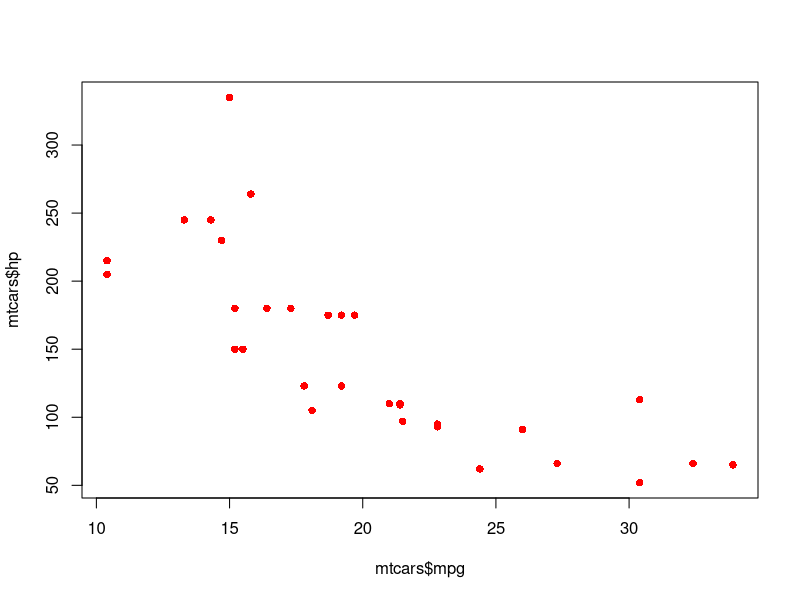
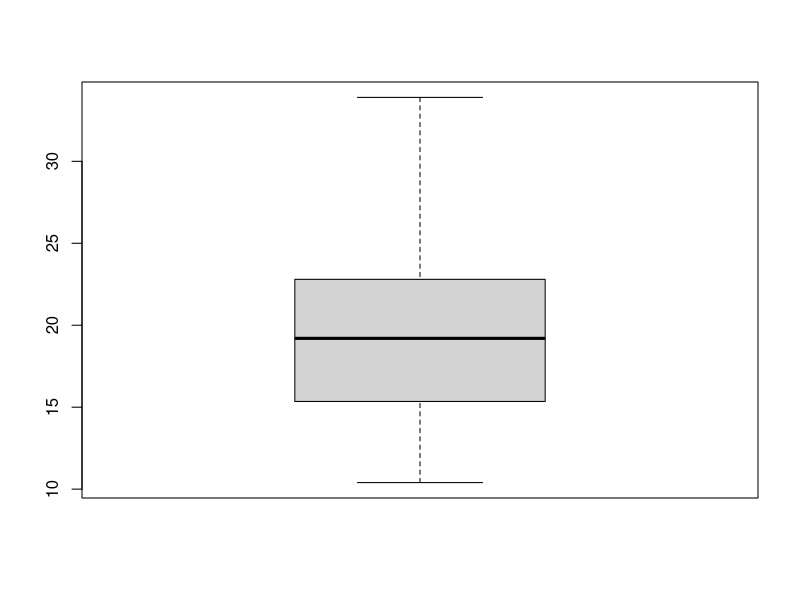
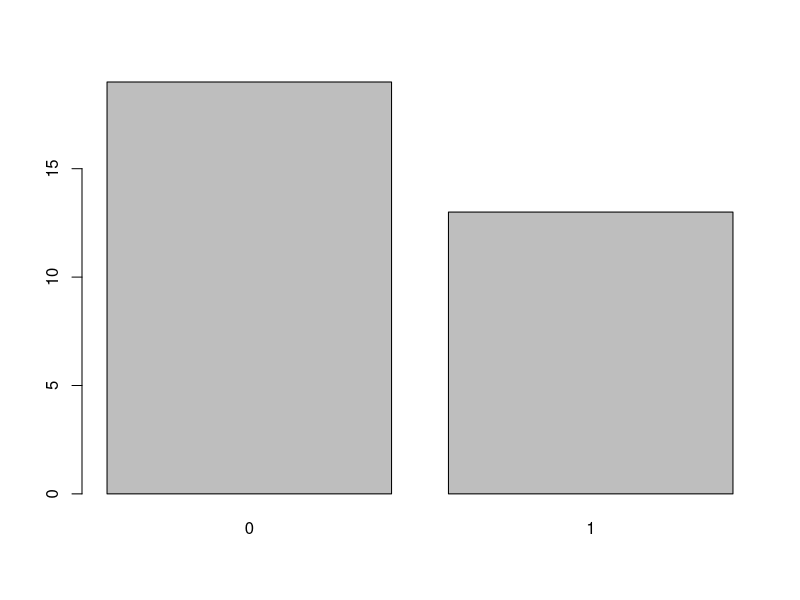
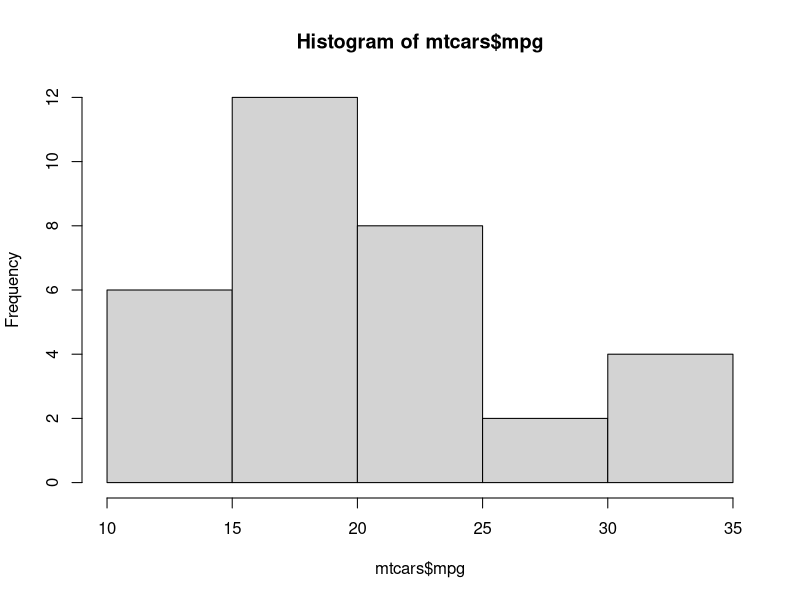
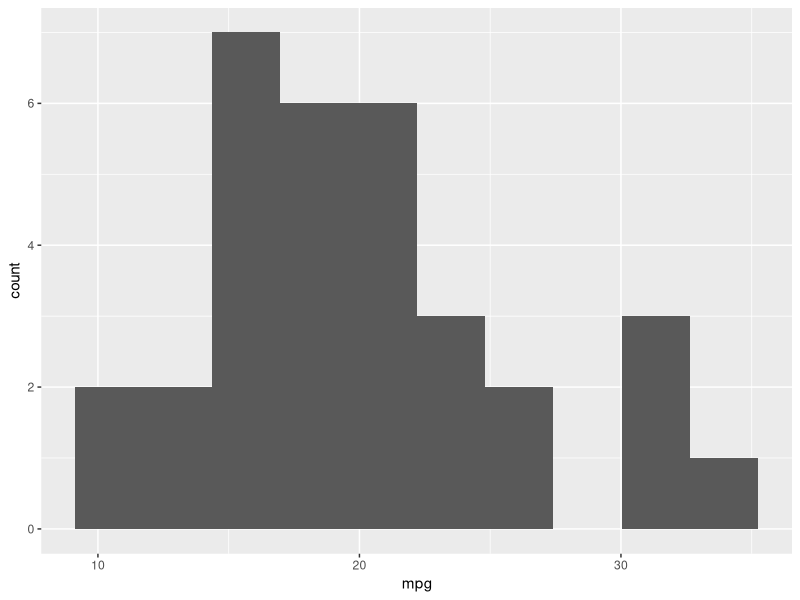
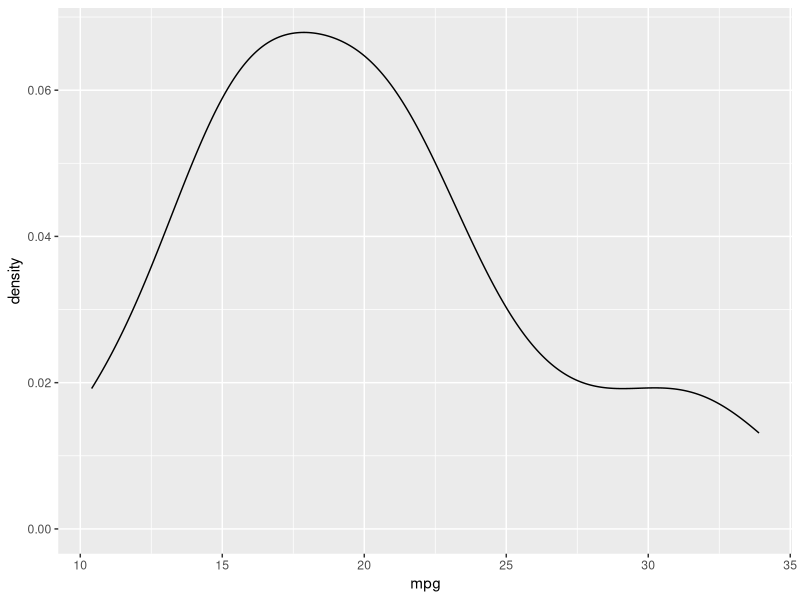
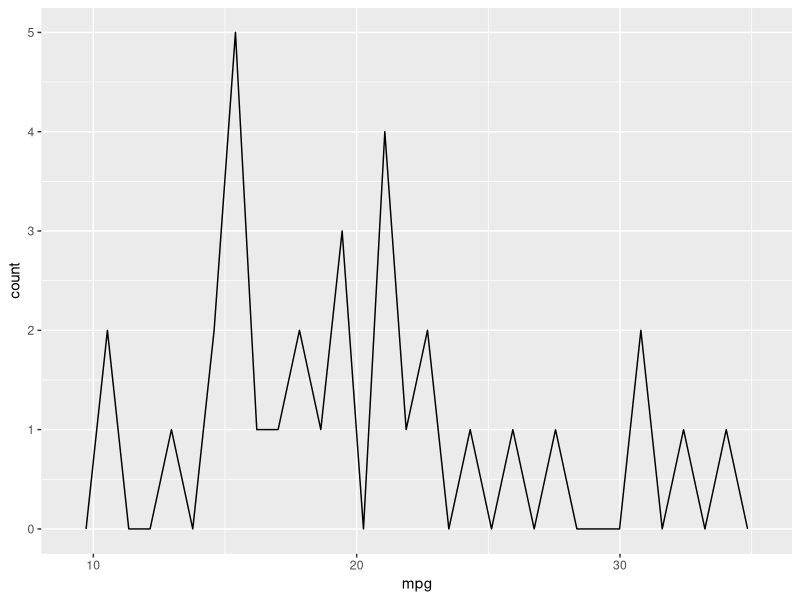
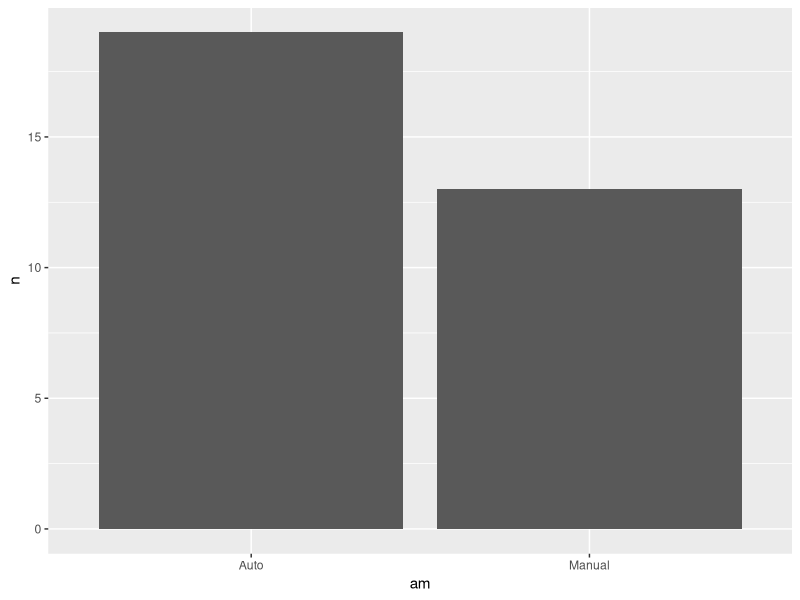

The R script that drew these images, in order: (Note: this script raises an error after producing the figures.)
library(tidyverse)
## Data Visualization
## base R visualization
plot(mtcars$mpg, mtcars$hp, pch=16, col='red')

boxplot(mtcars$mpg)

t1 <- table(mtcars$am)
barplot(t1)

hist(mtcars$mpg)

## ggplot => grammar of graphic
## One variable, numeric
ggplot(data = mtcars, mapping = aes(x=mpg)) +
  geom_histogram(bins=10)

ggplot(data = mtcars, mapping = aes(x=mpg)) +
  geom_density()

ggplot(data = mtcars, mapping = aes(x=mpg)) +
  geom_freqpoly()

p1 <- ggplot(mtcars, aes(mpg)) +
  geom_histogram(bins=5)

p2 <- ggplot(mtcars, aes(hp)) +
  geom_histogram(bins=10)

mtcars %>%
  filter(hp <= 200) %>%
  count()

mtcars %>%
  count(am)

## summary table before make bar chart
t2 <- mtcars %>%
  mutate(am = ifelse(am==0, "Auto", "Manual")) %>%
  count(am)
# approach 01 - summary table + geom_col()
ggplot(t2, aes(am, n)) +
  geom_col()
# approach 02 - geom_bar()
ggplot(mtcars, aes(am)) +
  geom_bar()

# Together
mtcars %>%
  mutate(am = ifelse(am==0, "Auto", "Manual")) %>%
  count(am) %>%
  ggplot(aes(am, n)) +
  geom_col()

## Two variables, numeric
## scatter plot
ggplot(mtcars, aes(hp, mpg)) +
  geom_point(col='red', size=5) #setting

## ordinal factor
temp <- c("high", "med", "low", "high")
temp <- factor(temp, levels = c("low", "med", "high"), ordered = TRUE)

## categorical factor
gender <- c("m", "f", "m")
gender <- factor(gender)

## data frame => diamonds
glimpse(diamonds)

diamonds %>%
  count(cut, color, clarity)

## Sample
set.seed(99)
diamonds %>%
  sample_n(5)

diamonds %>%
  sample_frac(0.1) # 10% Data

diamonds %>%
  slice(1:5)

diamonds %>%
  slice(50300,)

## relationship (pattern)
p3 <- ggplot(diamonds %>% sample_n(1000) , aes(carat, price)) +
  geom_point() +
  geom_smooth(method = "loess") +
  geom_rug()

## setting vs. mapping
colors()
# setting
ggplot(diamonds, aes(price)) +
  geom_histogram(bins=100, fill="salmon", col="#2585f9")

ggplot(diamonds %>% sample_n(500), 
       aes(carat, price)) +
  geom_point(size=5, alpha=0.2, col="red")

# mapping
ggplot(diamonds %>% sample_n(500), 
       mapping = aes(carat, price, col =cut)) +
  geom_point(size=5, alpha=0.5) + 
  theme_minimal() +
  labs(
    title = "Relationship carat and price",
    x = "Carat",
    y = "Price USD",
    subtitle = "We found a positive relationship",
    caption = "Datasource: Diamonds ggplot2"
  ) +
  scale_color_manual(values = c(
    "red", "green", "blue", "gold", "salmon"
  ))

ggplot(diamonds %>% sample_n(500), 
       mapping = aes(carat, price, col =cut)) +
  geom_point(size=5, alpha=0.5) + 
  theme_minimal() +
  labs(
    title = "Relationship carat and price",
    x = "Carat",
    y = "Price USD",
    subtitle = "We found a positive relationship",
    caption = "Datasource: Diamonds ggplot2"
  ) +
  scale_color_brewer(type="qual", palette = 2)

## map color scale
ggplot(mtcars, mapping = aes(hp, mpg, col=wt)) +
  geom_point(size=5, alpha=0.7) +
  theme_minimal() +
  scale_color_gradient(low="gold", high="purple")

## facet
ggplot(diamonds %>% sample_n(5000), aes(carat, price)) +
  geom_point(alpha=0.3) +
  geom_smooth(col="red",fill="gold") +
  theme_minimal() +
  facet_wrap( ~cut, ncol=3)

ggplot(diamonds %>% sample_n(5000), aes(carat, price)) +
  geom_point(alpha=0.3) +
  geom_smooth(col="red") +
  theme_minimal() +
  facet_grid( ~cut ~color)

## combine charts
library(patchwork)
library(ggplot2)

p1 <- qplot(mpg, data=mtcars, geom = "histogram", bins=10)
p2 <- qplot(hp, mpg, data=mtcars, geom = "point")
p3 <- qplot(hp, data=mtcars, geom = "density")

## quick plot
p1 + p2 + p3
p1 + p2 / p3
(p1+p2) / p3
(p1 + p2 + p3) / p4

## Document Homework
library(rmarkdown)
